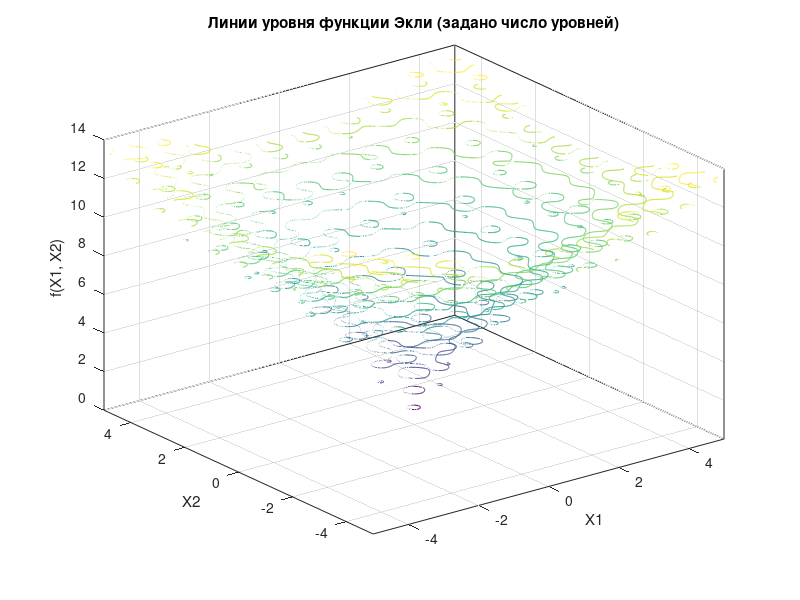
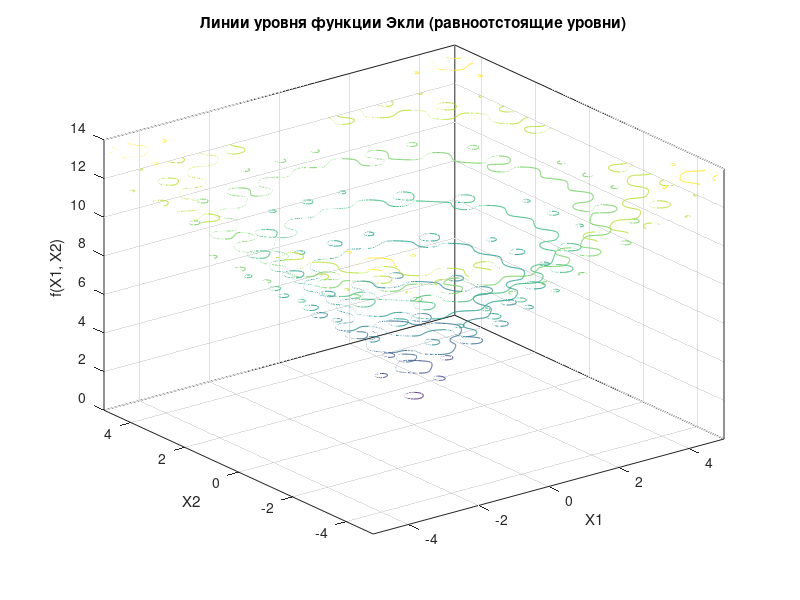
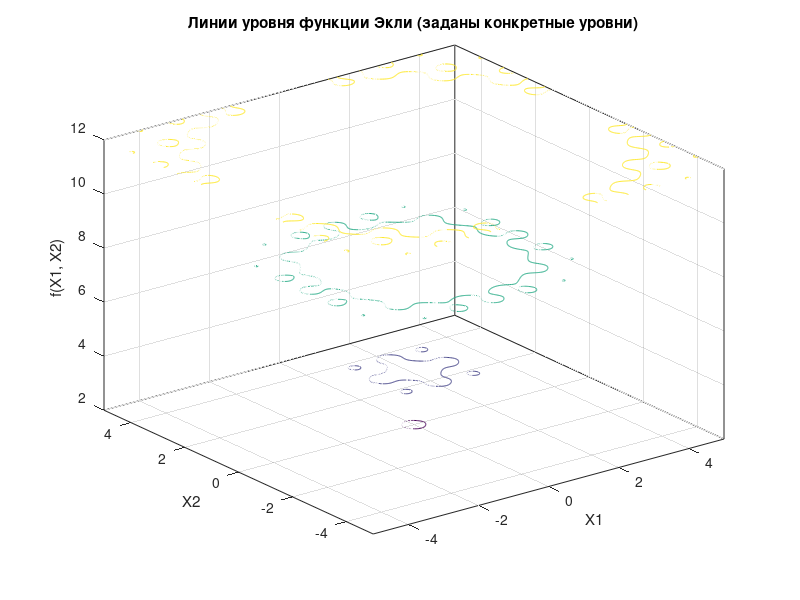

The MATLAB script that drew these images, in order:
% Задание областей определения и шага
a = -5;
b = 5;
c = -5;
d = 5;
h = 0.02;

% Создание сетки значений с использованием meshgrid
[x1, x2] = meshgrid(a:h:b, c:h:d);

% Определение функции Экли
f = 20 + exp(1) - 20 * exp(-0.2 * sqrt(0.5 * (x1.^2 + x2.^2))) - exp(0.5 * (cos(2 * pi * x1) + cos(2 * pi * x2)));

%% 1) Построение линий уровня с заданием числа уровней
figure;
contour3(x1, x2, f, 15) % Задание числа уровней
xlabel('X1')
ylabel('X2')
zlabel('f(X1, X2)')
title('Линии уровня функции Экли (задано число уровней)')

%% 2) Построение линий уровня с равноотстоящими значениями
figure;
levels = 0:1.5:15; % Уровни от -1 до 20 с шагом 1
contour3(x1, x2, f, levels)
xlabel('X1')
ylabel('X2')
zlabel('f(X1, X2)')
title('Линии уровня функции Экли (равноотстоящие уровни)')

%% 3) Построение линий уровня по заданным значениям функции
figure;
specific_levels = [2, 4, 8, 12]; % Вектор заданных значений уровней
contour3(x1, x2, f, specific_levels)
xlabel('X1')
ylabel('X2')
zlabel('f(X1, X2)')
title('Линии уровня функции Экли (заданы конкретные уровни)')
